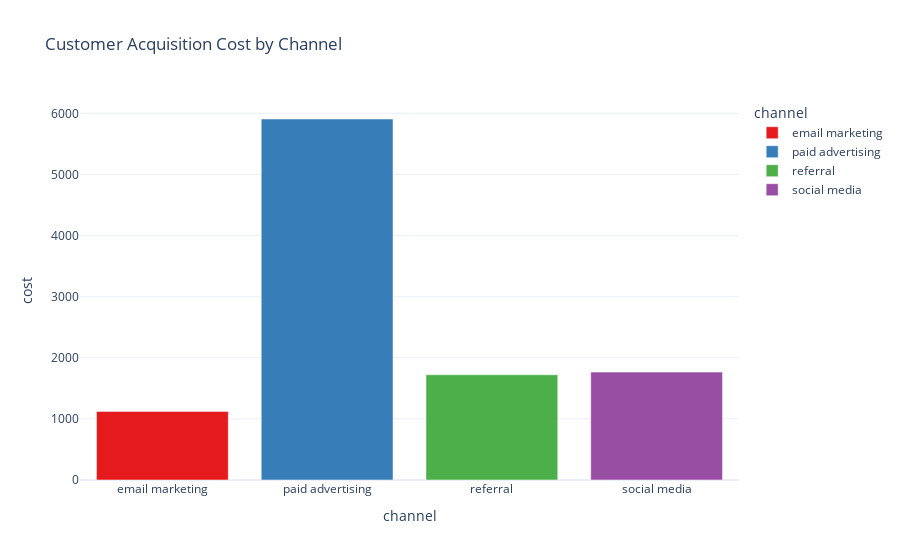

Source (notebook cell):
### Code cell
# compare the cost of acquisition aross various channels and determine which ones are them most and least profitable

cost_bY_channel = df.groupby('channel').agg({'cost':'sum'}).reset_index()

fig = px.bar(cost_bY_channel,
                x='channel',
                y='cost',
                title='Customer Acquisition Cost by Channel',
                color='channel',
                color_discrete_sequence=px.colors.qualitative.Set1
                )
fig.show()

### Figure 1 — Plotly figure (JSON) as saved in the notebook; plotly's stock layout.template omitted (floating-point values rounded to 4 significant figures)
{"data": [{"alignmentgroup": "True", "hovertemplate": "channel=%{x}<br>cost=%{y}<extra></extra>", "legendgroup": "email marketing", "marker": {"color": "rgb(228,26,28)", "pattern": {"shape": ""}}, "name": "email marketing", "offsetgroup": "email marketing", "orientation": "v", "showlegend": true, "textposition": "auto", "type": "bar", "x": ["email marketing"], "xaxis": "x", "y": [1123.0], "yaxis": "y"}, {"alignmentgroup": "True", "hovertemplate": "channel=%{x}<br>cost=%{y}<extra></extra>", "legendgroup": "paid advertising", "marker": {"color": "rgb(55,126,184)", "pattern": {"shape": ""}}, "name": "paid advertising", "offsetgroup": "paid advertising", "orientation": "v", "showlegend": true, "textposition": "auto", "type": "bar", "x": ["paid advertising"], "xaxis": "x", "y": [5907.0], "yaxis": "y"}, {"alignmentgroup": "True", "hovertemplate": "channel=%{x}<br>cost=%{y}<extra></extra>", "legendgroup": "referral", "marker": {"color": "rgb(77,175,74)", "pattern": {"shape": ""}}, "name": "referral", "offsetgroup": "referral", "orientation": "v", "showlegend": true, "textposition": "auto", "type": "bar", "x": ["referral"], "xaxis": "x", "y": [1722.0], "yaxis": "y"}, {"alignmentgroup": "True", "hovertemplate": "channel=%{x}<br>cost=%{y}<extra></extra>", "legendgroup": "social media", "marker": {"color": "rgb(152,78,163)", "pattern": {"shape": ""}}, "name": "social media", "offsetgroup": "social media", "orientation": "v", "showlegend": true, "textposition": "auto", "type": "bar", "x": ["social media"], "xaxis": "x", "y": [1766.0], "yaxis": "y"}], "layout": {"barmode": "relative", "legend": {"title": {"text": "channel"}, "tracegroupgap": 0}, "title": {"text": "Customer Acquisition Cost by Channel"}, "xaxis": {"anchor": "y", "categoryarray": ["email marketing", "paid advertising", "referral", "social media"], "categoryorder": "array", "domain": [0, 1], "title": {"text": "channel"}}, "yaxis": {"anchor": "x", "domain": [0, 1], "title": {"text": "cost"}}}}
